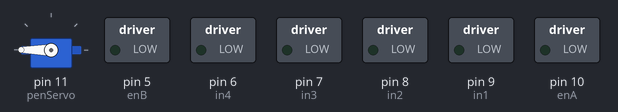
Recording of a sketch running on a simulated Arduino Uno, built with avr-gcc and run on an emulated ATmega328P. Shown: servo, switched loads named in the sketch (green lamp = pin HIGH).

Above: at 0.05 s.
Timing chart, 0 to 3.5 s (numbered marks = the images above):
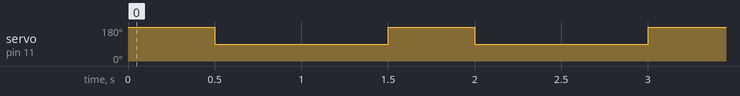

The sketch:

motorDriverTest.cc.ino
```cpp
// connect motor controller pins to Arduino digital pins
// motor one
#include <Servo.h>

int enA = 10;
int in1 = 9;
int in2 = 8;

// motor two
int enB = 5;
int in3 = 7;
int in4 = 6;

// servo for the pen
int penServo = 11;
Servo myservo;  // create servo object to control a servo
int pos = 0;

int rightEncoder = 12;
int leftEncoder  = 13;

void setup()
{
  // set all the motor control pins to outputs
  Serial.begin(9600);
  pinMode(enA, OUTPUT);
  pinMode(enB, OUTPUT);
  pinMode(in1, OUTPUT);
  pinMode(in2, OUTPUT);
  pinMode(in3, OUTPUT);
  pinMode(in4, OUTPUT);
  pinMode(penServo, OUTPUT);
  myservo.attach(penServo);
}

void motorARange()
{
  digitalWrite(in1, HIGH);
  digitalWrite(in2, LOW);
  return;
}

void motorBRange()
{
  return;
}
void demoOne()
{
  // this function will run the motors in both directions at a fixed speed

  // turn on motor A
  digitalWrite(in1, HIGH);
  digitalWrite(in2, LOW);
  // set speed to 200 out of possible range 0~255
  analogWrite(enA, 200);
  // turn on motor B
  digitalWrite(in3, HIGH);
  digitalWrite(in4, LOW);
  // set speed to 200 out of possible range 0~255
  //analogWrite(enB, 200);
  delay(2000);

  // now change motor directions
  digitalWrite(in1, LOW);
  digitalWrite(in2, HIGH);
  digitalWrite(in3, LOW);
  digitalWrite(in4, HIGH);
  delay(2000);

  // now turn off motors
  digitalWrite(in1, LOW);
  digitalWrite(in2, LOW);
  digitalWrite(in3, LOW);
  digitalWrite(in4, LOW);
}

void demoTwo()
{
  // this function will run the motors across the range of possible speeds
  // note that maximum speed is determined by the motor itself and the operating voltage
  // the PWM values sent by analogWrite() are fractions of the maximum speed possible
  // by your hardware
  // turn on motors
  digitalWrite(in1, LOW);
  digitalWrite(in2, HIGH);
  digitalWrite(in3, LOW);
  digitalWrite(in4, HIGH);
  // accelerate from zero to maximum speed
  for (int i = 0; i < 255; i++)
  {
    Serial.print(i);
    Serial.println();
    analogWrite(enA, i);
    //analogWrite(enB, i);
    delay(20);
  }
  // decelerate from maximum speed to zero
  for (int i = 255; i >= 0; --i)
  {
    Serial.print(i);
    Serial.println();
    analogWrite(enA, i);
    //analogWrite(enB, i);
    delay(20);
  }
  // now turn off motors
  digitalWrite(in1, LOW);
  digitalWrite(in2, LOW);
  digitalWrite(in3, LOW);
  digitalWrite(in4, LOW);
}

void penDemo()
{
  for (pos = 0; pos <= 180; pos += 1) { // goes from 0 degrees to 180 degrees
    // in steps of 1 degree
    myservo.write(pos);              // tell servo to go to position in variable 'pos'
    delay(2);                       // waits 15ms for the servo to reach the position
  }
  for (pos = 180; pos >= 0; pos -= 1) { // goes from 180 degrees to 0 degrees
    myservo.write(pos);              // tell servo to go to position in variable 'pos'
    delay(2);                       // waits 15ms for the servo to reach the position
  }
}
void fullSpeedPen()
{
  myservo.write(0);
  delay(1000);
  myservo.write(180);
  delay(1000);
}

void penRest()
{
  myservo.write(180);
}
void penWrite()
{
  myservo.write(90);
}
void loop()
{

  //demoOne();
  //delay(1000);
  //demoTwo();
  //delay(1000);
  penRest();
  delay(500);
  penWrite();
  delay(1000);
  //penDemo();
  //delay(1000);
}
```

Measured:
- by itself, servo on pin 11 (penServo): alternates 180° for 0.50 s and 90° for 1.0 s
